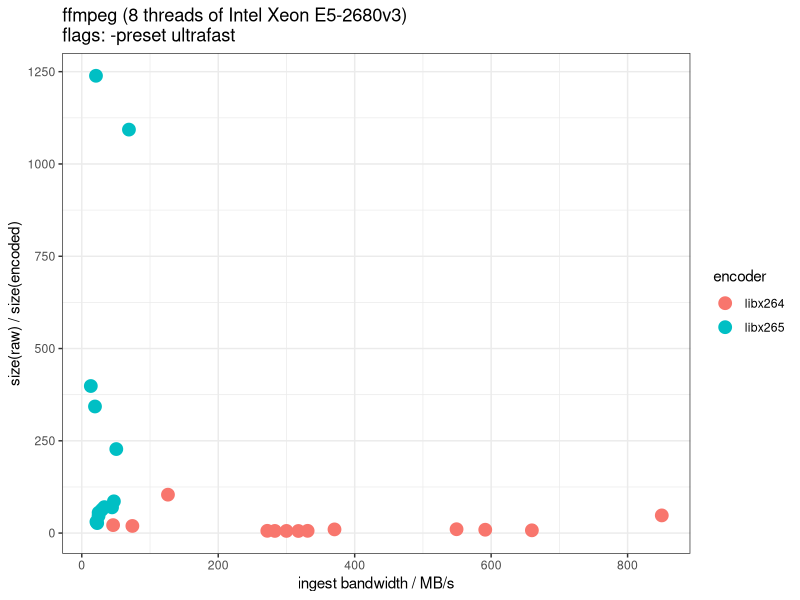
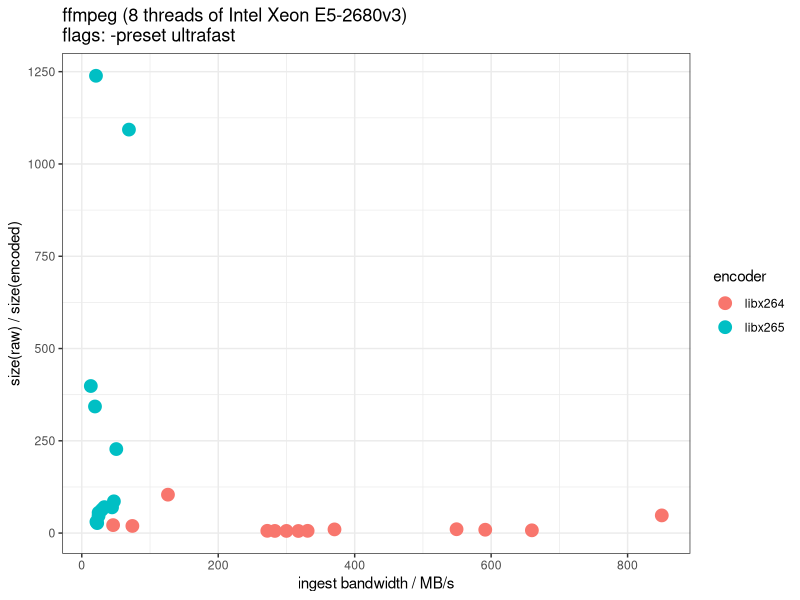
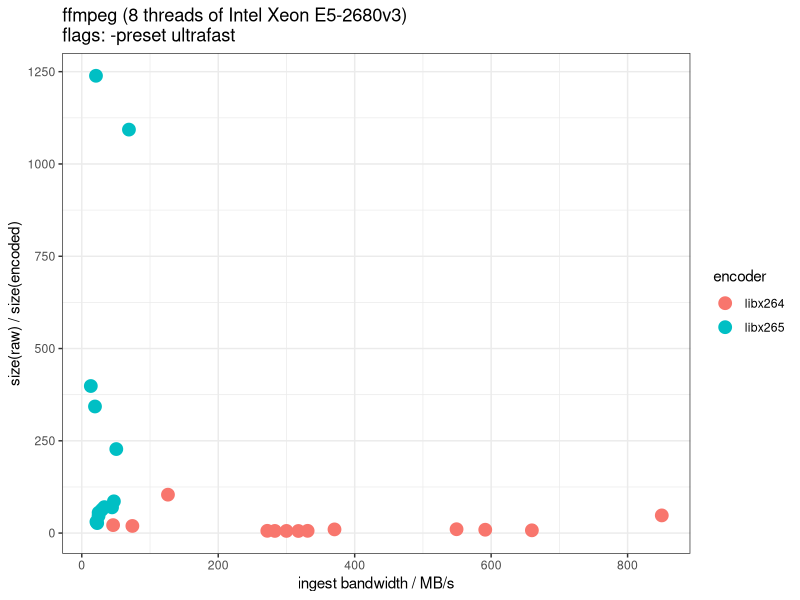

These figures' R source, in order:
#!/usr/bin/env Rscript
library(ggplot2)
library(dplyr, warn.conflicts=FALSE)
library(readr)
library(ggthemes)
library(tidyr)



enc_df = read_csv("sqy-corpus-encode.csv") %>% filter(exit==0) %>% select(-flags, -timestamp)

info_df = read_csv("sqy-corpus-info.csv") %>% mutate(filename = gsub(".tif","",filename))
info_df = info_df %>%
    mutate(parent_filename = filename, bytesof_pixel = bits_per_pixel/8) %>%
    separate(shape, into = c("zshape", "yshape","xshape"), sep = "x", convert = T, remove = F) %>%
    mutate(n_elems = zshape*yshape*xshape,
           size_bytes = n_elems*bytesof_pixel ,
           yuv420_size_bytes = n_elems*6/4.)


#encnv_df = read_csv("sqy-corpus-encode-nvprof.csv") %>% filter(exit==0)
qual_df = read_csv("sqy-corpus-quality.csv") %>% select(-flags, -timestamp)


combined_enc = inner_join(enc_df,qual_df,by = c("filename"="filename",
                                             "shorthand"="shorthand")) 

glimpse(combined_enc)
combined_enc = combined_enc %>% mutate( parent_filename = gsub("(_unweighted|weighted_power_3_1)","",filename))
combined_enc = inner_join(combined_enc,info_df,by = "parent_filename")


combined_enc = combined_enc %>%
    mutate( ingest_bw_mb_per_sec = yuv420_size_bytes/(1024*1024*realtime_sec),
           encoder = gsub("_ultrafast","",shorthand),
           compression_ratio = raw_size_bytes/encoded_size_bytes)

cpuonly = combined_enc %>% filter(threads > 1)
glimpse(combined_enc)
glimpse(cpuonly)

quantizer_plot = ggplot( cpuonly ,aes( x=ingest_bw_mb_per_sec,y=compression_ratio,color=encoder)) + theme_bw()
quantizer_plot = quantizer_plot + geom_point(size=4) 
quantizer_plot = quantizer_plot + ggtitle("ffmpeg (8 threads of Intel Xeon E5-2680v3)\nflags: -preset ultrafast")
quantizer_plot = quantizer_plot + xlab("ingest bandwidth / MB/s") + ylab(" size(raw) / size(encoded) ")
## quantizer_plot = quantizer_plot + geom_vline(xintercept=xinter, color="Red", size=2)
## quantizer_plot = quantizer_plot + geom_text(aes(x=xinter, label=sprintf("\nmedian = %.0f",xinter), y=1.4e-3),
##                                             colour="red", angle=90, text=element_text(size=11))

## quantizer_plot = quantizer_plot + geom_hline(yintercept=yinter, color="Blue", size=2)
## quantizer_plot = quantizer_plot + geom_text(aes(y=yinter, label=sprintf("\nmedian = %.4f",yinter), x=7.5e3),
##                                             colour="blue", text=element_text(size=11))


ggsave("ffmpeg_video_codec_cpuonly.png",quantizer_plot,height=5)
ggsave("ffmpeg_video_codec_cpuonly.svg",quantizer_plot,height=5)
ggsave("ffmpeg_video_codec_cpuonly.pdf",quantizer_plot,height=5)
